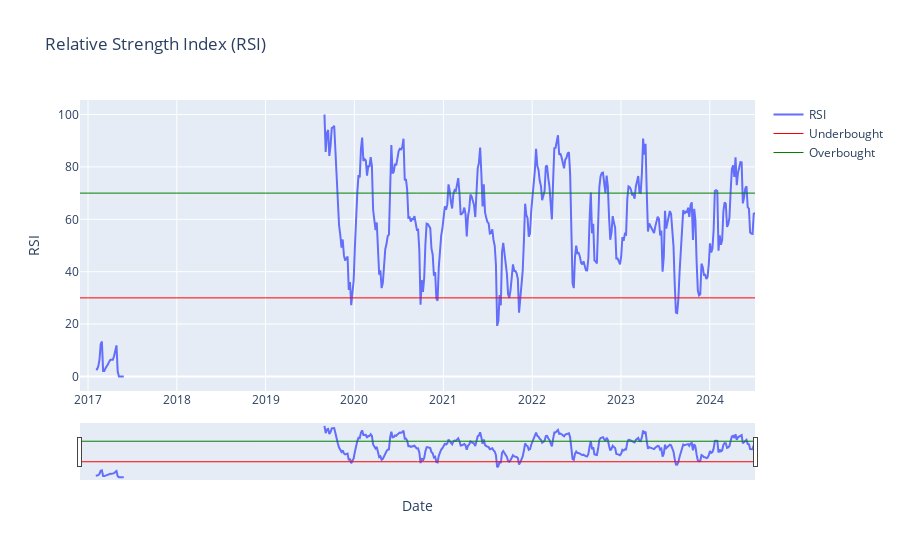

The code cell stored with this chart in its notebook:
### Markdown cell above
### Relative_strength_index

### Code cell
#rsi 

import plotly.graph_objects as go
import pandas as pd
from ipywidgets import interact, DatePicker
import numpy as np

 
df = non_aggregated_item.copy()

window = "5d"
rsi_data = calculate_relative_strength_index(df, window)


start_date_picker = DatePicker(description='Start Date', value=START_DATE)
end_date_picker = DatePicker(description='End Date', value=END_DATE)

interact(lambda start_date, end_date:
            plot_relative_strength_index(start_date, end_date, rsi_data),
            start_date=start_date_picker, end_date=end_date_picker)

### Figure 1 — Plotly figure (JSON) as saved in the notebook; plotly's stock layout.template omitted (floating-point values rounded to 4 significant figures; data arrays with more than 128 entries replaced by an {"elided": "..."} marker saying what was removed)
{"data": [{"mode": "lines", "name": "RSI", "type": "scatter", "x": {"elided": "556 str values"}, "y": {"elided": "556 float values"}}, {"line": {"color": "Red", "dash": "solid", "width": 1}, "mode": "lines", "name": "Underbought", "type": "scatter", "x": ["2016-11-29T00:00:00", "2024-07-05T00:00:00"], "y": [30, 30]}, {"line": {"color": "Green", "dash": "solid", "width": 1}, "mode": "lines", "name": "Overbought", "type": "scatter", "x": ["2016-11-29T00:00:00", "2024-07-05T00:00:00"], "y": [70, 70]}], "layout": {"showlegend": true, "title": {"text": "Relative Strength Index (RSI)"}, "xaxis": {"rangeslider": {"visible": true}, "title": {"text": "Date"}}, "yaxis": {"title": {"text": "RSI"}}}}
